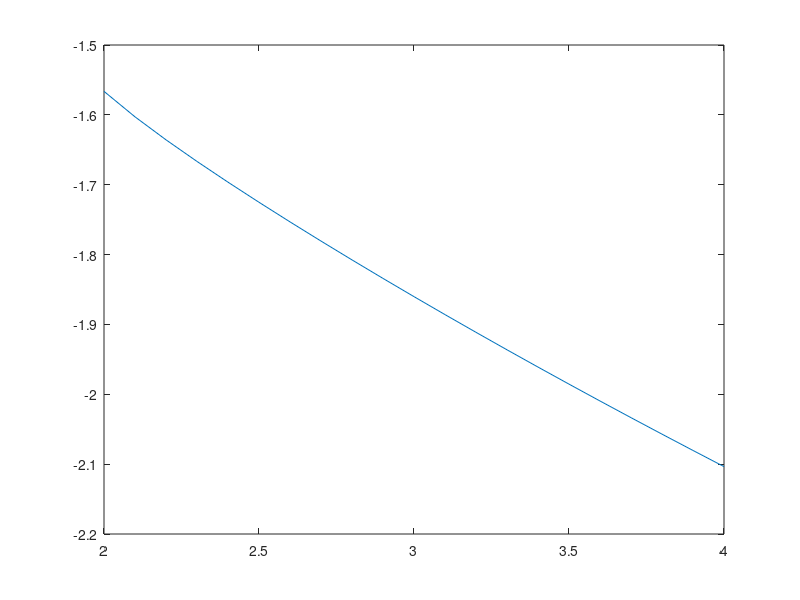

The MATLAB script that drew this image:
clear
clc

cArray = 2 : 0.1 : 4;
L = length(cArray);

for ii = 1 : L
    C = cArray(ii);
    t0 = 0;
    x0 = 1;
    tf = 3;
    n = 150;

    f = @(x,t) x^2 + tan(t) - C;

    tArray = linspace(t0, tf, n+1);
    xArray = x0;
    h = (tf - t0)/n;

    for n = 1 : n
        xArray(n+1) = (xArray(n) + h*f(xArray(n), tArray(n)));
    end
    results(ii) = xArray(end);
end

plot(cArray, results);